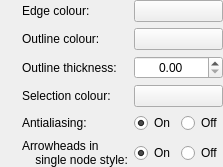
            <widget class="QWidget" name="widget_8" native="true">
             <layout class="QGridLayout" name="gridLayout_9">
              <property name="leftMargin">
               <number>0</number>
              </property>
              <property name="topMargin">
               <number>0</number>
              </property>
              <property name="rightMargin">
               <number>0</number>
              </property>
              <property name="bottomMargin">
               <number>0</number>
              </property>
              <item row="4" column="3">
               <widget class="QLabel" name="label_6">
                <property name="sizePolicy">
                 <sizepolicy hsizetype="Minimum" vsizetype="Preferred">
                  <horstretch>0</horstretch>
                  <verstretch>0</verstretch>
                 </sizepolicy>
                </property>
                <property name="text">
                 <string>Outline thickness:</string>
                </property>
               </widget>
              </item>
              <item row="1" column="1">
               <widget class="InfoTextWidget" name="edgeColourInfoText" native="true">
                <property name="sizePolicy">
                 <sizepolicy hsizetype="Fixed" vsizetype="Fixed">
                  <horstretch>0</horstretch>
                  <verstretch>0</verstretch>
                 </sizepolicy>
                </property>
                <property name="minimumSize">
                 <size>
                  <width>16</width>
                  <height>16</height>
                 </size>
                </property>
                <property name="toolTip">
                 <string>This colour is used for all edges connecting nodes.</string>
                </property>
               </widget>
              </item>
              <item row="1" column="3">
               <widget class="QLabel" name="label_28">
                <property name="sizePolicy">
                 <sizepolicy hsizetype="Minimum" vsizetype="Preferred">
                  <horstretch>0</horstretch>
                  <verstretch>0</verstretch>
                 </sizepolicy>
                </property>
                <property name="text">
                 <string>Edge colour:</string>
                </property>
               </widget>
              </item>
              <item row="3" column="4">
               <widget class="ColourButton" name="outlineColourButton">
                <property name="sizePolicy">
                 <sizepolicy hsizetype="Minimum" vsizetype="Fixed">
                  <horstretch>0</horstretch>
                  <verstretch>0</verstretch>
                 </sizepolicy>
                </property>
                <property name="focusPolicy">
                 <enum>Qt::StrongFocus</enum>
                </property>
                <property name="text">
                 <string/>
                </property>
               </widget>
              </item>
              <item row="5" column="3">
               <widget class="QLabel" name="label_18">
                <property name="sizePolicy">
                 <sizepolicy hsizetype="Minimum" vsizetype="Preferred">
                  <horstretch>0</horstretch>
                  <verstretch>0</verstretch>
                 </sizepolicy>
                </property>
                <property name="text">
                 <string>Selection colour:</string>
                </property>
               </widget>
              </item>
              <item row="3" column="1">
               <widget class="InfoTextWidget" name="outlineColourInfoText" native="true">
                <property name="sizePolicy">
                 <sizepolicy hsizetype="Fixed" vsizetype="Fixed">
                  <horstretch>0</horstretch>
                  <verstretch>0</verstretch>
                 </sizepolicy>
                </property>
                <property name="minimumSize">
                 <size>
                  <width>16</width>
                  <height>16</height>
                 </size>
                </property>
                <property name="toolTip">
                 <string>This colour is used to outline nodes that are not currently selected by the user.</string>
                </property>
               </widget>
              </item>
              <item row="1" column="0">
               <spacer name="horizontalSpacer_4">
                <property name="orientation">
                 <enum>Qt::Horizontal</enum>
                </property>
                <property name="sizeType">
                 <enum>QSizePolicy::Expanding</enum>
                </property>
                <property name="sizeHint" stdset="0">
                 <size>
                  <width>0</width>
                  <height>20</height>
                 </size>
                </property>
               </spacer>
              </item>
              <item row="1" column="5">
               <spacer name="horizontalSpacer">
                <property name="orientation">
                 <enum>Qt::Horizontal</enum>
                </property>
                <property name="sizeType">
                 <enum>QSizePolicy::Expanding</enum>
                </property>
                <property name="sizeHint" stdset="0">
                 <size>
                  <width>0</width>
                  <height>20</height>
                 </size>
                </property>
               </spacer>
              </item>
              <item row="1" column="4">
               <widget class="ColourButton" name="edgeColourButton">
                <property name="sizePolicy">
                 <sizepolicy hsizetype="Minimum" vsizetype="Fixed">
                  <horstretch>0</horstretch>
                  <verstretch>0</verstretch>
                 </sizepolicy>
                </property>
                <property name="focusPolicy">
                 <enum>Qt::StrongFocus</enum>
                </property>
                <property name="text">
                 <string/>
                </property>
               </widget>
              </item>
              <item row="3" column="3">
               <widget class="QLabel" name="label_27">
                <property name="sizePolicy">
                 <sizepolicy hsizetype="Minimum" vsizetype="Preferred">
                  <horstretch>0</horstretch>
                  <verstretch>0</verstretch>
                 </sizepolicy>
                </property>
                <property name="text">
                 <string>Outline colour:</string>
                </property>
               </widget>
              </item>
              <item row="4" column="1">
               <widget class="InfoTextWidget" name="outlineThicknessInfoText" native="true">
                <property name="sizePolicy">
                 <sizepolicy hsizetype="Fixed" vsizetype="Fixed">
                  <horstretch>0</horstretch>
                  <verstretch>0</verstretch>
                 </sizepolicy>
                </property>
                <property name="minimumSize">
                 <size>
                  <width>16</width>
                  <height>16</height>
                 </size>
                </property>
                <property name="toolTip">
                 <string>This is the thickness of the outline drawn around each node.&lt;br&gt;&lt;br&gt;
                                                  Drawing outlines is somewhat CPU-intensive, so set this to zero to improve performance.</string>
                </property>
               </widget>
              </item>
              <item row="5" column="1">
               <widget class="InfoTextWidget" name="selectionColourInfoText" native="true">
                <property name="sizePolicy">
                 <sizepolicy hsizetype="Fixed" vsizetype="Fixed">
                  <horstretch>0</horstretch>
                  <verstretch>0</verstretch>
                 </sizepolicy>
                </property>
                <property name="minimumSize">
                 <size>
                  <width>16</width>
                  <height>16</height>
                 </size>
                </property>
                <property name="toolTip">
                 <string>This colour is used to outline nodes that are currently selected by the user. Selected edges will also be displayed in this colour.</string>
                </property>
               </widget>
              </item>
              <item row="5" column="4">
               <widget class="ColourButton" name="selectionColourButton">
                <property name="sizePolicy">
                 <sizepolicy hsizetype="Minimum" vsizetype="Fixed">
                  <horstretch>0</horstretch>
                  <verstretch>0</verstretch>
                 </sizepolicy>
                </property>
                <property name="focusPolicy">
                 <enum>Qt::StrongFocus</enum>
                </property>
                <property name="text">
                 <string/>
                </property>
               </widget>
              </item>
              <item row="4" column="4">
               <widget class="QDoubleSpinBox" name="outlineThicknessSpinBox">
                <property name="sizePolicy">
                 <sizepolicy hsizetype="Minimum" vsizetype="Fixed">
                  <horstretch>0</horstretch>
                  <verstretch>0</verstretch>
                 </sizepolicy>
                </property>
                <property name="focusPolicy">
                 <enum>Qt::StrongFocus</enum>
                </property>
                <property name="alignment">
                 <set>Qt::AlignCenter</set>
                </property>
                <property name="maximum">
                 <double>1000.000000000000000</double>
                </property>
                <property name="singleStep">
                 <double>0.050000000000000</double>
                </property>
               </widget>
              </item>
              <item row="7" column="4">
               <widget class="QWidget" name="widget_11" native="true">
                <property name="sizePolicy">
                 <sizepolicy hsizetype="Minimum" vsizetype="Preferred">
                  <horstretch>0</horstretch>
                  <verstretch>0</verstretch>
                 </sizepolicy>
                </property>
                <layout class="QHBoxLayout" name="horizontalLayout_9">
                 <property name="leftMargin">
                  <number>0</number>
                 </property>
                 <property name="topMargin">
                  <number>0</number>
                 </property>
                 <property name="rightMargin">
                  <number>0</number>
                 </property>
                 <property name="bottomMargin">
                  <number>0</number>
                 </property>
                 <item>
                  <widget class="QRadioButton" name="singleNodeArrowHeadsOnRadioButton">
                   <property name="focusPolicy">
                    <enum>Qt::StrongFocus</enum>
                   </property>
                   <property name="text">
                    <string>On</string>
                   </property>
                   <property name="checked">
                    <bool>true</bool>
                   </property>
                  </widget>
                 </item>
                 <item>
                  <widget class="QRadioButton" name="singleNodeArrowHeadsOffRadioButton">
                   <property name="focusPolicy">
                    <enum>Qt::StrongFocus</enum>
                   </property>
                   <property name="text">
                    <string>Off</string>
                   </property>
                  </widget>
                 </item>
                </layout>
               </widget>
              </item>
              <item row="6" column="4">
               <widget class="QWidget" name="widget_3" native="true">
                <property name="sizePolicy">
                 <sizepolicy hsizetype="Minimum" vsizetype="Preferred">
                  <horstretch>0</horstretch>
                  <verstretch>0</verstretch>
                 </sizepolicy>
                </property>
                <layout class="QHBoxLayout" name="horizontalLayout_2">
                 <property name="leftMargin">
                  <number>0</number>
                 </property>
                 <property name="topMargin">
                  <number>0</number>
                 </property>
                 <property name="rightMargin">
                  <number>0</number>
                 </property>
                 <property name="bottomMargin">
                  <number>0</number>
                 </property>
                 <item>
                  <widget class="QRadioButton" name="antialiasingOnRadioButton">
                   <property name="focusPolicy">
                    <enum>Qt::StrongFocus</enum>
                   </property>
                   <property name="text">
                    <string>On</string>
                   </property>
                   <property name="checked">
                    <bool>true</bool>
                   </property>
                  </widget>
                 </item>
                 <item>
                  <widget class="QRadioButton" name="antialiasingOffRadioButton">
                   <property name="focusPolicy">
                    <enum>Qt::StrongFocus</enum>
                   </property>
                   <property name="text">
                    <string>Off</string>
                   </property>
                  </widget>
                 </item>
                </layout>
               </widget>
              </item>
              <item row="6" column="3">
               <widget class="QLabel" name="label_11">
                <property name="sizePolicy">
                 <sizepolicy hsizetype="Minimum" vsizetype="Preferred">
                  <horstretch>0</horstretch>
                  <verstretch>0</verstretch>
                 </sizepolicy>
                </property>
                <property name="text">
                 <string>Antialiasing:</string>
                </property>
               </widget>
              </item>
              <item row="6" column="1">
               <widget class="InfoTextWidget" name="antialiasingInfoText" native="true">
                <property name="sizePolicy">
                 <sizepolicy hsizetype="Fixed" vsizetype="Fixed">
                  <horstretch>0</horstretch>
                  <verstretch>0</verstretch>
                 </sizepolicy>
                </property>
                <property name="minimumSize">
                 <size>
                  <width>16</width>
                  <height>16</height>
                 </size>
                </property>
                <property name="toolTip">
                 <string>Antialiasing makes the display smoother and more pleasing. Disable antialiasing if you are experiencing slow performance when viewing large graphs.</string>
                </property>
               </widget>
              </item>
              <item row="7" column="3">
               <widget class="QLabel" name="label_23">
                <property name="sizePolicy">
                 <sizepolicy hsizetype="Minimum" vsizetype="Preferred">
                  <horstretch>0</horstretch>
                  <verstretch>0</verstretch>
                 </sizepolicy>
                </property>
                <property name="text">
                 <string>Arrowheads in
    single node style:</string>
                </property>
               </widget>
              </item>
              <item row="7" column="1">
               <widget class="InfoTextWidget" name="singleNodeArrowHeadsInfoText" native="true">
                <property name="sizePolicy">
                 <sizepolicy hsizetype="Fixed" vsizetype="Fixed">
                  <horstretch>0</horstretch>
                  <verstretch>0</verstretch>
                 </sizepolicy>
                </property>
                <property name="minimumSize">
                 <size>
                  <width>16</width>
                  <height>16</height>
                 </size>
                </property>
                <property name="toolTip">
                 <string>When on, this will draw nodes with arrowheads, even when Bandage is in single node style.&lt;br&gt;&lt;br&gt;
                                                      This makes sense for graphs where the positive-negative distinction is meaningful, e.g. a MSA graph of gene sequences where the positive nodes are the coding strands. It does not make sense for graphs where the positive-negative distinction is arbitrary, e.g. a SPAdes assembly graph.</string>
                </property>
               </widget>
              </item>
             </layout>
            </widget>
